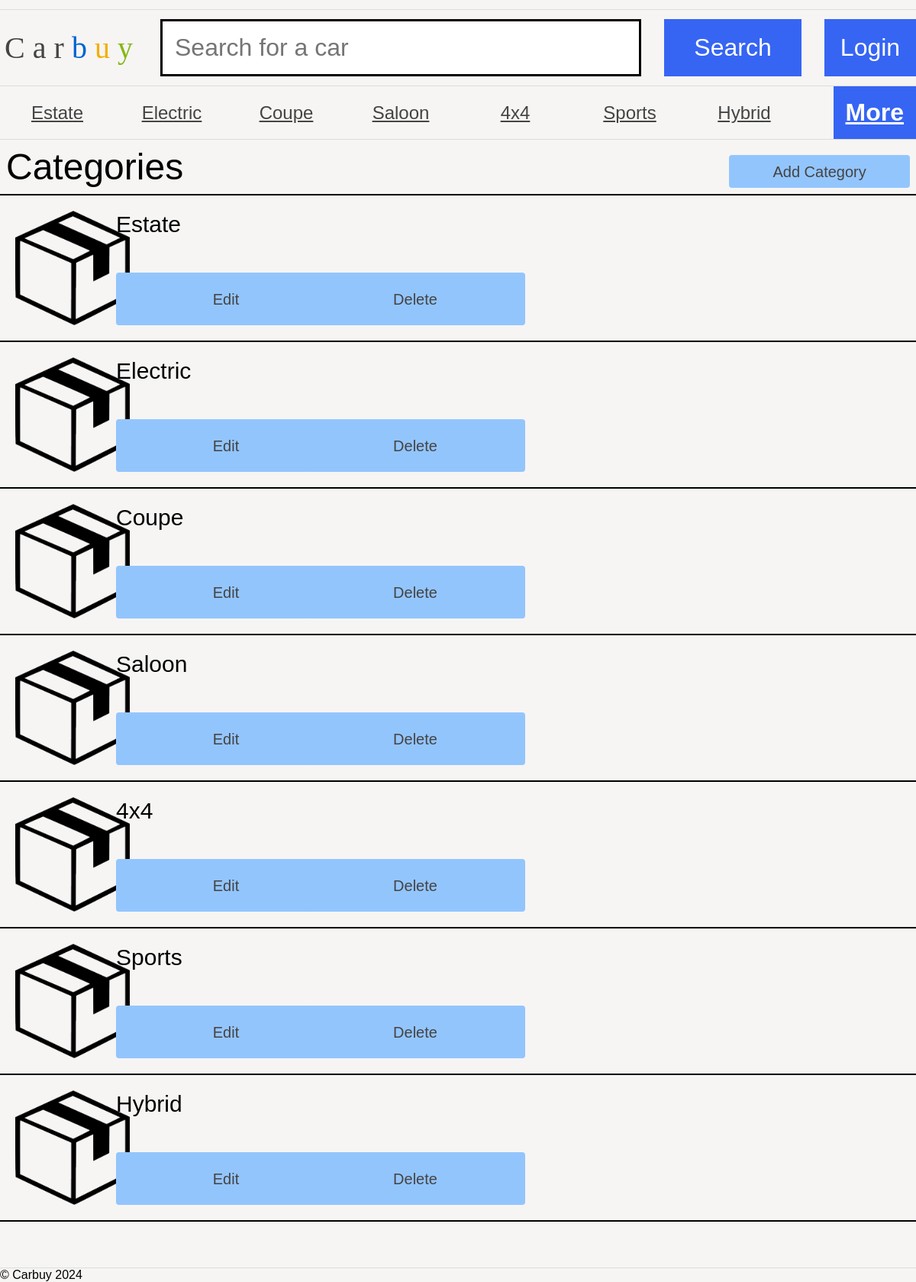
The page /as1/public/adminCategories.php on the database its author committed.
### tables this page shows
CREATE TABLE `categories` (
  `category_name` varchar(25) NOT NULL,
  `category_id` int(3) NOT NULL AUTO_INCREMENT,
  PRIMARY KEY (`category_id`)
);

### as1/public/adminCategories.php (the view, shortened to what this page needs)
<?php
require 'dbconnection.php';
$getCategories = $connection->prepare('SELECT * FROM categories');
$getCategories->execute();
$categoryList = $getCategories->fetchAll(PDO::FETCH_ASSOC);
?>
<!DOCTYPE html>
<html lang="en">
<head>
    <link rel="stylesheet" href="carbuy.css">
</head>
<body>
    <header>
        <h1><a href="index.php"><span class="C">C</span>
            <span class="a">a</span>
            <span class="r">r</span>
            <span class="b">b</span>
            <span class="u">u</span>
            <span class="y">y</span></a>
        </h1>
        <form action="#" class="form-flex">
            <input type="text" name="search" placeholder="Search for a car" />
            <input type="submit" name="submit" value="Search" />
        </form>
        <?php
        if(isset($_SESSION['login']) && isset($_SESSION['user'])){
            echo '<span class="profile" onmouseenter="displayUserAuction()" onmouseleave="hideUserAuction()">';
            echo '<img src="banners/profile.png" alt="profile">';
            echo '</span>';
        } elseif(isset($_SESSION['login']) && isset($_SESSION['admin'])) {
            echo '<span class="profile" onmouseenter="displayAdminCategory()" onmouseleave="hideAdminCategory()">';
            echo '<img src="banners/profile.png" alt="profile">';
            echo '</span>';
        } else {
            echo '<a class="text-size login" href="login.php">Login</a>';
        }
        ?>
    </header>
    <nav>
        <ul>
            <?php
            $categoryNum = 0;
            foreach($categoryList as $cat):
                echo '<li><a class="categoryLink" href="category.php?name='.$cat['category_name'].'&id='.$cat['category_id'].'">'.$cat['category_name'].'</a></li>';
                $categoryNum++;
                if ($categoryNum == 7) {
                    break;
                }
            endforeach;
            ?>
            <li><a class="more auctionLink" onmouseenter="displayCategory()" onmouseleave="hideCategory()">More</a></li>
        </ul>
    </nav>
    <div class="category_header">
        <h2>Categories</h2>
        <a href="addCategory.php" class="add_category login_btn" style="width:auto;">Add Category</a>
    </div>
    <?php
    foreach ($categoryList as $cat):
        echo '<div class="admin_categories">';
        echo '<img src="banners/car.png" alt="category.png" width="150px" height="150px" style="grid-row: 1/3;">';
        echo '<p>'.$cat['category_name'].'</p>';
        echo '<a href="editCategory.php?old_id='.urlencode($cat['category_id']).'" class="login_btn" style="width: 18rem;">Edit</a>';
        echo '<a href="deleteCategory.php?delete_id='.urlencode($cat['category_id']).'" class="login_btn" style="width: 18rem;">Delete</a>';
        echo '</div>';
    endforeach;
    ?>
    <footer>
        &copy; Carbuy 2024
    </footer>
</body>
</html>

### as1/public/carbuy.css (style rules this page uses)
* { margin: 0; padding: 0; box-sizing: border-box; border-width: 0; border-style: solid; }
body { font-family: 'Oxygen-Regular', sans-serif; background-color: #f6f5f4; max-width: 100vw; overflow-x: hidden; }
h1, h2, h3, h4 { font-weight: normal; }
a { text-decoration: underline; cursor: pointer; }
a, a:visited { color: #444; }
header { margin-top: 1vw; font-family: 'Univers-Light-Normal'; display: grid; grid-template-columns: 15% 75% 10%; padding-top: 1vw; padding-bottom: 1vw; border-top: 1px solid #ddd; border-bottom: 1px solid #ddd; }
header h1 { display: flex; align-items: center; justify-content: space-evenly; text-align: center; font-size: 2.5em; }
form { display: block; }
.text-size { font-size: 2em; background-color: #3665f3; color: white; border-color: #3665f3; display: flex; justify-content: center; align-items: center; text-decoration: none; font-family: sans-serif; }
.form-flex { display: flex; justify-content: space-evenly; }
header form input[type=text] { border: 3px solid black; font-size: 2em; padding: 0.5em; width: 70%; }
header form input[type=submit] { background-color: #3665f3; color: white; width: 20%; font-size: 2em; padding: 0.5em; cursor: pointer; border: 0; }
header .b { color: #0063d1; }
header .u { color: #f4ae01; }
header .y { color: #85b716; }
body > nav { border-bottom: 1px solid #ddd; }
body > nav ul li:last-child a:after { position: absolute; }
body > nav ul { display: flex; width: 100vw; list-style-type: none; align-items: center; }
body > nav ul li { flex: 1; }
body > nav ul li a { display: block; text-align: center; padding-top: 0.5vw; padding-bottom: 0.5vw; font-size: 1.5em; }
a.more { display: block;font-weight: bold;background-color: #3665f3; color: white; font-size: 2em; padding: 0.5em; cursor: pointer; float: right }
footer { margin-top: 5vw; border-top: 1px solid #ddd; }
header > h1 > a { text-decoration: none; }
.login_btn { font-size: 1.25rem; line-height: 1.75rem; padding: 0.25rem; background-color: rgb(147 197 253 ); border-radius: 0.25rem; width: 5rem; margin-top: 0.75rem; cursor: pointer; }
.category_header { display: grid; grid-template-columns: 80% 20%; padding: 0.5rem; border-bottom-width: 2px; border-color: black; font-size: 2rem; }
.add_category { background-color: rgb(147 197 253); display: flex; justify-content: center; align-items: center; font-size: 1.25rem; line-height: 1.75rem; text-decoration: none; }
.admin_categories { display: grid; grid-template-columns: 10% 20% 20%; column-gap: 1rem; border-bottom-width: 2px; padding: 1.25rem; }
.admin_categories > p { grid-column: 2/4; font-size: 1.875rem; line-height: 2.25rem }
.admin_categories > a { display: flex; justify-content: center; align-items: center; background-color: rgb(147 197 253); font-size: 1.25rem; line-height: 1.75rem; text-decoration: none; }

### rows shown on the page
categories: category_name "Estate"
categories: category_name "Electric"
categories: category_name "Coupe"
categories: category_name "Saloon"
categories: category_name "4x4"
categories: category_name "Sports"
categories: category_name "Hybrid"
